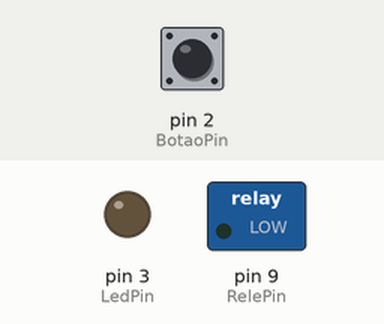
A sketch run on a simulated Arduino Uno, built with avr-gcc and run on an emulated ATmega328P. Shown: switched loads named in the sketch (green lamp = pin HIGH), output pins drawn as LEDs (lit = HIGH). Dashed ring = blinking. The test bench sets the inputs (shaded band); at power-on: pin 2 (BotaoPin) HIGH.

Above: at 1.2 s.
1.3 s: pin 2 (BotaoPin) pulled LOW for 0.15 s
At 11.9 s:
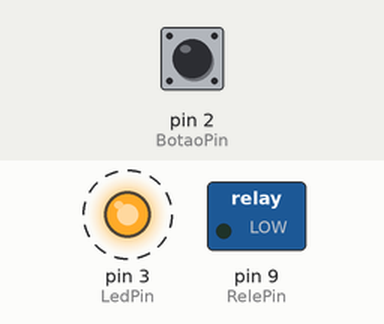
At 19.5 s:
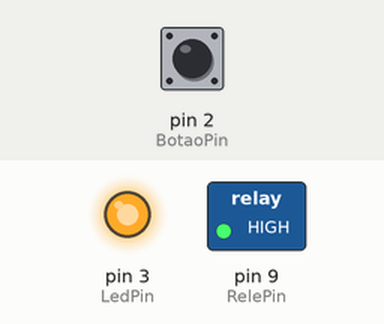
Timing chart, 0 to 19.8 s (numbered marks = the images above; inputs shaded):
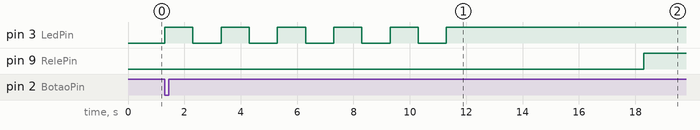

Measured:
- after the input at 1.3 s, pin 3 (LedPin): alternates HIGH for 1.0 s and LOW for 1.0 s, 11 changes in all, then stays HIGH, starting at once; pin 9 (RelePin): LOW → HIGH after 17.0 s

The sketch:

teste_skib_evo.ino
```cpp
// C++ code
#include <Arduino.h>
int counter;
int RelePin = 9;
int EstRele = 0;
int LedPin = 3;
int BotaoPin = 2;
int Leitura;

void setup(){
  pinMode(RelePin, OUTPUT);
  pinMode(LedPin, OUTPUT);
  pinMode(BotaoPin, INPUT_PULLUP);

  digitalWrite(RelePin,HIGH);
}

void loop()
{
  if ((digitalRead(BotaoPin) == LOW ) && (EstRele == 0)){
    for (counter = 0; counter < 5; ++counter) {
      digitalWrite(LedPin, HIGH);
      delay(1000);
      digitalWrite(LedPin, LOW);
      delay(1000);
    }
    digitalWrite(RelePin, LOW);
    digitalWrite(LedPin, HIGH);
    delay(7000);
    digitalWrite(RelePin, HIGH);
    delay(3000);
    digitalWrite(RelePin, LOW);
    delay(1000);
    digitalWrite(LedPin, LOW);
  }else{
    digitalWrite(RelePin, LOW);
    EstRele = 0;
    delay(100);
  }
}
```
